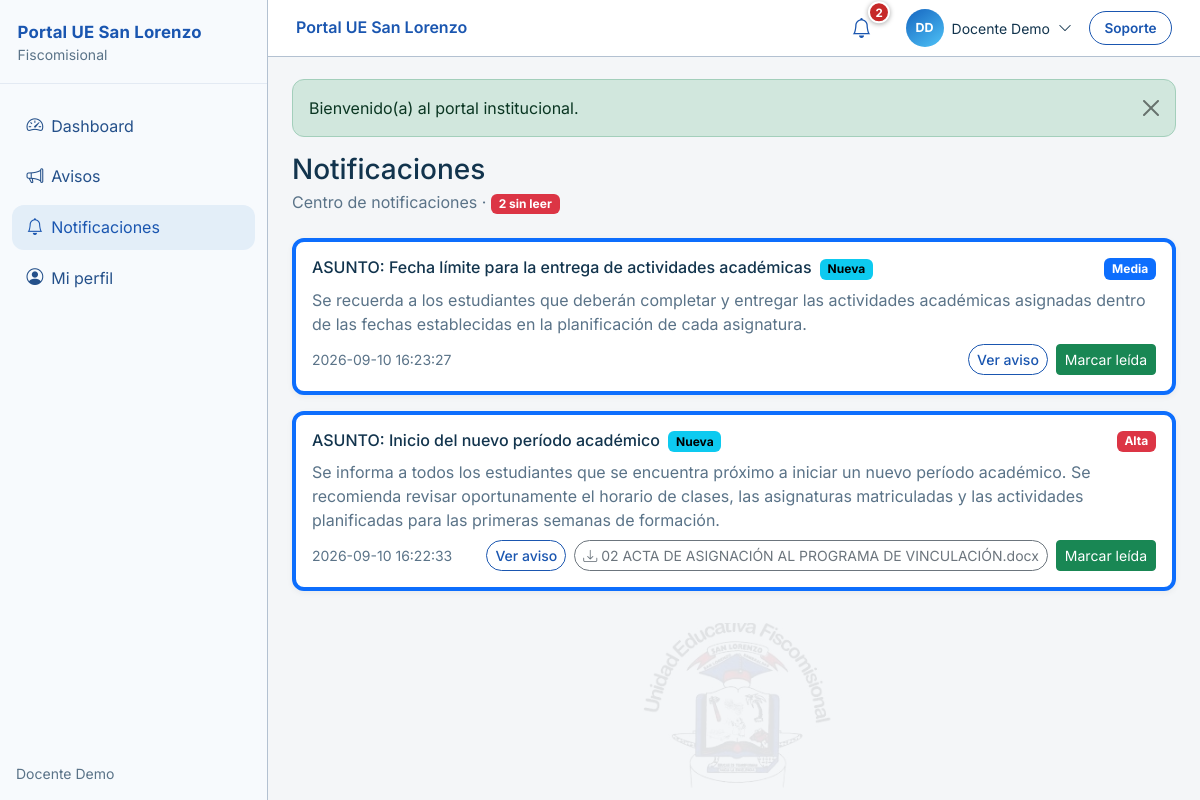
Page /app/public/notifications (signed in) on the committed database.
### tables this page shows
CREATE TABLE `notifications` (
  `id` bigint(20) UNSIGNED NOT NULL,
  `user_id` bigint(20) UNSIGNED NOT NULL,
  `announcement_id` bigint(20) UNSIGNED DEFAULT NULL,
  `title` varchar(200) NOT NULL,
  `body` text DEFAULT NULL,
  `priority` enum('low','medium','high') NOT NULL DEFAULT 'medium',
  `type` varchar(50) NOT NULL DEFAULT 'announcement',
  `created_at` datetime NOT NULL DEFAULT current_timestamp(),
  `updated_at` datetime NOT NULL DEFAULT current_timestamp() ON UPDATE current_timestamp()
);

CREATE TABLE `attachments` (
  `id` bigint(20) UNSIGNED NOT NULL,
  `uploaded_by` bigint(20) UNSIGNED NOT NULL,
  `attachable_type` varchar(50) NOT NULL,
  `attachable_id` bigint(20) UNSIGNED NOT NULL,
  `original_name` varchar(255) NOT NULL,
  `stored_name` varchar(255) NOT NULL,
  `mime_type` varchar(100) NOT NULL,
  `extension` varchar(20) NOT NULL,
  `size_bytes` int(10) UNSIGNED NOT NULL,
  `disk_path` varchar(500) NOT NULL,
  `checksum_sha256` char(64) DEFAULT NULL,
  `created_at` datetime NOT NULL DEFAULT current_timestamp(),
  `updated_at` datetime NOT NULL DEFAULT current_timestamp() ON UPDATE current_timestamp()
);

### app/views/notifications/index.php (the view)
<?php
$priorityBadge = static function (string $p): string {
    return match ($p) {
        'high' => 'danger',
        'low' => 'secondary',
        default => 'primary',
    };
};
$priorityLabel = static function (string $p): string {
    return match ($p) {
        'high' => 'Alta',
        'low' => 'Baja',
        default => 'Media',
    };
};
?>
<div class="d-flex flex-wrap justify-content-between align-items-center gap-2 mb-4">
    <div>
        <h1 class="h3 mb-1">Notificaciones</h1>
        <p class="text-muted mb-0">
            Centro de notificaciones
            <?php if ($unreadCount > 0): ?>
                · <span class="badge text-bg-danger" id="unread-badge"><?= (int) $unreadCount ?> sin leer</span>
            <?php else: ?>
                · <span class="text-success small" id="unread-badge">Todo al día</span>
            <?php endif; ?>
        </p>
    </div>
</div>
<?php if ($notifications === []): ?>
    <div class="card-soft p-4 text-center text-muted">No hay notificaciones.</div>
<?php else: ?>
    <div class="row g-3">
        <?php foreach ($notifications as $n): ?>
            <?php
            $isRead = !empty($n['is_read']);
            $prio = (string) ($n['priority'] ?? 'medium');
            ?>
            <div class="col-12" data-notification-card="<?= (int) $n['id'] ?>">
                <div class="card-soft p-3 <?= $isRead ? '' : 'border-start border-4 border-primary' ?>">
                    <div class="d-flex flex-wrap justify-content-between gap-2 mb-2">
                        <h2 class="h6 mb-0">
                            <?= e((string) $n['title']) ?>
                            <?php if (!$isRead): ?>
                                <span class="badge text-bg-info ms-1 mark-unread-label">Nueva</span>
                            <?php endif; ?>
                        </h2>
                        <span class="badge text-bg-<?= e($priorityBadge($prio)) ?>"><?= e($priorityLabel($prio)) ?></span>
                    </div>
                    <p class="mb-2 text-muted"><?= e((string) ($n['body'] ?? '')) ?></p>
                    <div class="d-flex flex-wrap gap-2 align-items-center justify-content-between">
                        <span class="small text-muted"><?= e((string) ($n['created_at'] ?? '')) ?></span>
                        <div class="d-flex flex-wrap gap-2">
                            <?php if (!empty($n['announcement_id'])): ?>
                                <a class="btn btn-sm btn-outline-primary" href="<?= e(url('/announcements/' . $n['announcement_id'])) ?>">Ver aviso</a>
                            <?php endif; ?>
                            <?php if (!empty($n['attachments']) && auth_can('files.download')): ?>
                                <?php foreach ($n['attachments'] as $file): ?>
                                    <a class="btn btn-sm btn-outline-secondary" href="<?= e(url('/files/' . $file['id'] . '/download')) ?>">
                                        <i class="bi bi-download me-1"></i><?= e((string) $file['original_name']) ?>
                                    </a>
                                <?php endforeach; ?>
                            <?php endif; ?>
                            <?php if (!$isRead): ?>
                                <button type="button"
                                        class="btn btn-sm btn-success btn-mark-read"
                                        data-id="<?= (int) $n['id'] ?>"
                                        data-url="<?= e(url('/notifications/' . $n['id'] . '/read')) ?>">
                                    Marcar leída
                                </button>
                            <?php endif; ?>
                        </div>
                    </div>
                </div>
            </div>
        <?php endforeach; ?>
    </div>
<?php endif; ?>

### app/Router.php (shortened to what the rows shown need)
<?php
final class Router
{
    private array $routes = [];
    private function add(array $methods, string $path, mixed $handler, array $middleware): self
    {
        $this->routes[] = [
            'methods' => $methods,
            'path' => $this->normalizePath($path),
            'handler' => $handler,
            'middleware' => $middleware,
        ];
        return $this;
    }
    public function dispatch(?string $method = null, ?string $uri = null): void
    {
        $method = strtoupper($method ?? ($_SERVER['REQUEST_METHOD'] ?? 'GET'));
        $uri = $this->normalizePath($uri ?? $this->resolveUri());
        foreach ($this->routes as $route) {
            if (!in_array($method, $route['methods'], true)) {
                continue;
            }
            $params = $this->matchPath($route['path'], $uri);
            if ($params === null) {
                continue;
            }
            $pipeline = array_reduce(
                array_reverse($route['middleware']),
                function (Closure $next, string $middlewareName): Closure {
                    return function (array $params) use ($next, $middlewareName): void {
                        $this->runMiddleware($middlewareName, $params, $next);
                    };
                },
                function (array $params) use ($route): void {
                    $this->invoke($route['handler'], $params);
                }
            );
            $pipeline($params);
            return;
        }
    }
    private function runMiddleware(string $name, array $params, Closure $next): void
    {
        if (str_starts_with($name, 'permission:')) {
            $permission = substr($name, strlen('permission:'));
            $middleware = new \App\Middleware\PermissionMiddleware($permission);
            $middleware->handle($params, $next);
            return;
        }
        $middleware = new $class();
        $middleware->handle($params, $next);
    }
    private function invoke(mixed $handler, array $params): void
    {
        if (is_array($handler) && count($handler) === 2) {
            [$class, $action] = $handler;
            $controller = is_object($class) ? $class : new $class();
            $controller->{$action}(...array_values($params));
            return;
        }
        throw new RuntimeException('Handler de ruta inválido.');
    }
    private function resolveUri(): string
    {
        $uri = $_SERVER['REQUEST_URI'] ?? '/';
        $path = parse_url($uri, PHP_URL_PATH);
        $path = str_replace('\\', '/', $path);
        $bases = [];
        $scriptDir = str_replace('\\', '/', dirname((string) ($_SERVER['SCRIPT_NAME'] ?? '')));
        if ($scriptDir !== '/' && $scriptDir !== '\\' && $scriptDir !== '.' && $scriptDir !== '') {
            $bases[] = rtrim($scriptDir, '/');
        }
        $detected = app_base_path();
        if ($detected !== '') {
            $bases[] = $detected;
        }
        foreach (array_unique($bases) as $base) {
            if ($base !== '' && str_starts_with($path, $base . '/')) {
                $path = substr($path, strlen($base)) ?: '/';
                break;
            }
        }
        return $this->normalizePath($path);
    }
    private function normalizePath(string $path): string
    {
        $path = '/' . trim($path, '/');
        return $path === '/' ? '/' : rtrim($path, '/');
    }
    private function matchPath(string $routePath, string $uri): ?array
    {
        if ($routePath === $uri) {
            return [];
        }
        $pattern = preg_replace('#\{([a-zA-Z_][a-zA-Z0-9_]*)\}#', '(?P<$1>[^/]+)', $routePath);
        $regex = '#^' . $pattern . '$#';
        if (!preg_match($regex, $uri, $matches)) {
            return null;
        }
        $params = [];
        return $params;
    }
}

### rows in the picture
notifications: title "ASUNTO: Fecha límite para la entrega de actividades académicas", priority "Media", body "Se recuerda a los estudiantes que deberán completar y entregar las actividades académicas asignadas dentro de las fechas establecidas en la planificación de cada asignatura.", created_at "2026-09-10 16:23:27"
notifications: title "ASUNTO: Inicio del nuevo período académico", priority "Alta", body "Se informa a todos los estudiantes que se encuentra próximo a iniciar un nuevo período académico. Se recomienda revisar oportunamente el horario de clases, las asignaturas matriculadas y las actividades planificadas para las primeras semanas de formación.", created_at "2026-09-10 16:22:33"
attachments: original_name "02 ACTA DE ASIGNACIÓN AL PROGRAMA DE VINCULACIÓN.docx"

### other values in the picture
$item['label'] "Dashboard"
$item['label'] "Avisos"
$item['label'] "Notificaciones"
$item['label'] "Mi perfil"
$navUnreadLabel "2"
